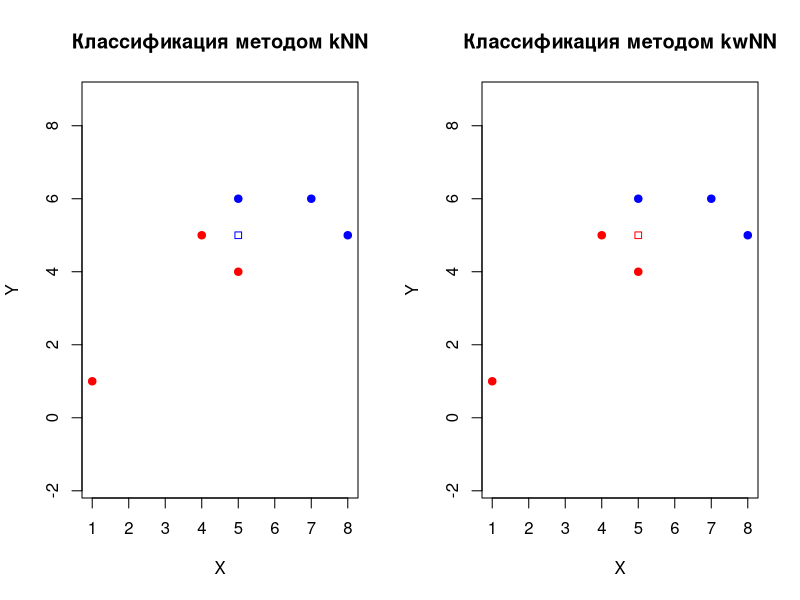

This chart was generated by the following R code:
distance <- function(u, v) sqrt(sum((u - v)^2))
get_distances <- function(xl, z) apply(xl[,1:(ncol(xl)-1)], 1, distance, z)
sort_objects_by_dist <- function(xl, z) xl[order(get_distances(xl, z)),]

kNN <- function(xl, z, k) names(which.max(table(sort_objects_by_dist(xl, z)[1:k, ncol(xl)])))

w.kwnn <- function(i, k, q) (i <= k) * q^i
kwNN <- function(xl, z, k, q) {
  ordered_xl <- sort_objects_by_dist(xl, z)
  weights <- w.kwnn(1:nrow(ordered_xl), k, q)
  names(weights) <- ordered_xl[, ncol(ordered_xl)]
  sum_by_class <- sapply(unique(sort(names(weights))), function(class, weights) sum(weights[names(weights) == class]), weights)
  names(which.max(sum_by_class))
}

classifyZ <- function(xl, k, q) { 
  z <- c(5, 5)
  classKNN <- kNN(xl, z, k)
  classKWNN <- kwNN(xl, z, k, q)
  classifiedZ <- rbind(c(z, classKNN), c(z, classKWNN))
  return (classifiedZ)
}

drawPlot <- function(xl, k, q, classifiedObjects) {
  n <- ncol(classifiedObjects)
  colors = c("plus" = "red", "minus" = "blue")
  q10 = q * 10
  par(mfrow=c(1, 2))
  plot(xl[, 1:2], pch = 21, bg = colors[xl$Class], col = colors[xl$Class], main="Классификация методом kNN", xlab = "X", ylab = "Y", asp = 1)
  points(classifiedObjects[1, 1], classifiedObjects[1, 2], pch = 22, col = colors[classifiedObjects[1, n]])
  
  plot(xl[, 1:2], pch = 21, bg = colors[xl$Class], col = colors[xl$Class], main="Классификация методом kwNN", xlab = "X", ylab = "Y", asp = 1)
  points(classifiedObjects[2, 1], classifiedObjects[2, 2], pch = 22, col = colors[classifiedObjects[2, n]])
}

setModelData <- function() {
  xl <- data.frame(matrix(NA, 6, 3))
  colnames(xl) <- c("X", "Y", "Class")
  xl[1, 1:2] <- c(1, 1)
  xl[2, 1:2] <- c(4, 5)
  xl[3, 1:2] <- c(5, 4)
  xl[4, 1:2] <- c(5, 6)
  xl[5, 1:2] <- c(7, 6)
  xl[6, 1:2] <- c(8, 5)
  xl[1:3, 3] <- "plus"
  xl[4:6, 3] <- "minus"
  return(xl)
}

main <- function() {
  xl <- setModelData()
  k <- 5
  q <- 0.1
  classifiedObjects <- classifyZ(xl, k, q)
  drawPlot(xl, k, q, classifiedObjects)
}

main()
